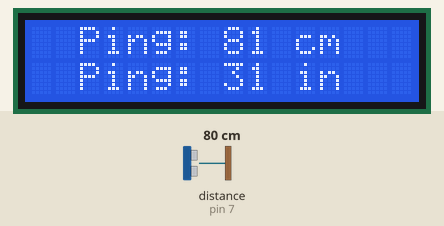
Simulated run of this sketch. Board: Arduino Uno, built with avr-gcc and run on an emulated ATmega328P. Shown: 16×2 character LCD. The test bench sets the inputs (shaded band); at power-on: distance to the obstacle (sensor on pin 7) 80 cm. The echo pulse lasts 58.3 µs per cm.

Above: at 1.2 s.
1.3 s: distance to the obstacle (sensor on pin 7) set to 2 cm
At 2.9 s:
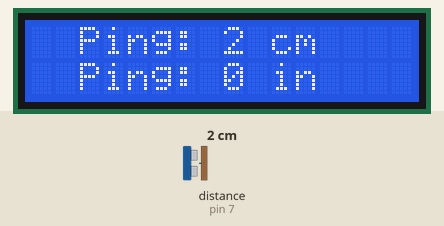
3.6 s: distance to the obstacle (sensor on pin 7) set to 4 cm
At 4.9 s:
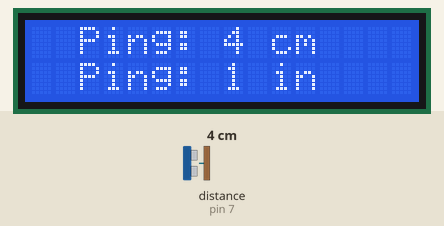
5.6 s: distance to the obstacle (sensor on pin 7) set to 9 cm
At 7.0 s:
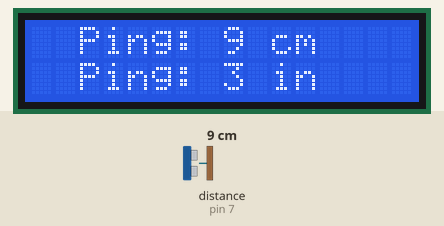
Timing chart, 0 to 8.6 s (numbered marks = the images above; inputs shaded):
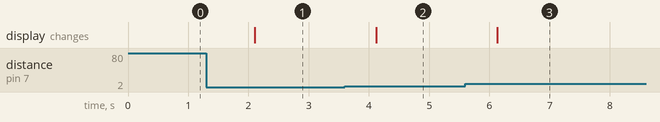

Measured:
- after the input at 1.3 s, the display: changes after 0.80 s (image 1)
- after the input at 3.6 s, the display: changes after 0.52 s (image 2)
- after the input at 5.6 s, the display: changes after 0.53 s (image 3)

The sketch:

simple_code_for_Ultrasonic.LCD.ino
```cpp
#include <LiquidCrystal.h>
 //Importing libraries
#include <NewPing.h>

LiquidCrystal lcd(12,11,5,4,3,2); //Creating object

#define ECHO_PIN 7//Defining pins
#define TRIG_PIN 9
#define MAX_DIST 100

int contrast = 50; //Defining contrast

NewPing sonar(TRIG_PIN, ECHO_PIN, MAX_DIST); //Defining newping object (The HC-SR04)

void setup() { //Setup
  lcd.begin(16,2); //Change this to the size of your LCD, my happens to be 16x2
  lcd.clear(); //Clear screen
  pinMode(2, OUTPUT); //Setting contrast pin 2 to an output
  analogWrite(2, contrast); //Setting contrast
}

void loop() {
  unsigned int uS1 = sonar.ping_in(); //Ping in inches
  unsigned int uS2 = sonar.ping_cm(); // Ping in cm
  lcd.clear(); //Clearing screen
  lcd.setCursor(2,0); //Setting cursor
  lcd.print("Ping: "); //Printing text
  lcd.print(uS2);
  lcd.print(" cm");
  lcd.setCursor(2,1);
  lcd.print("Ping: ");
  lcd.print(uS1);
  lcd.print(" in");
  lcd.setCursor(1,0);
  delay(1000); //Change this to the update time you want, I just used 1000 ms

}
```
